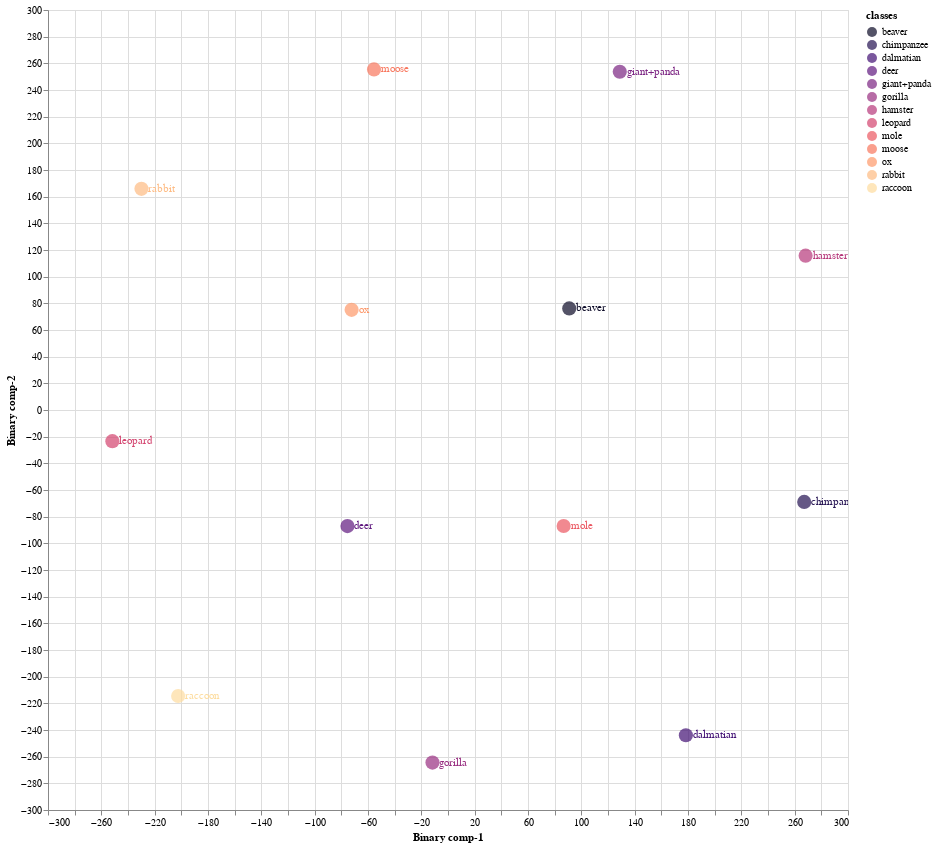
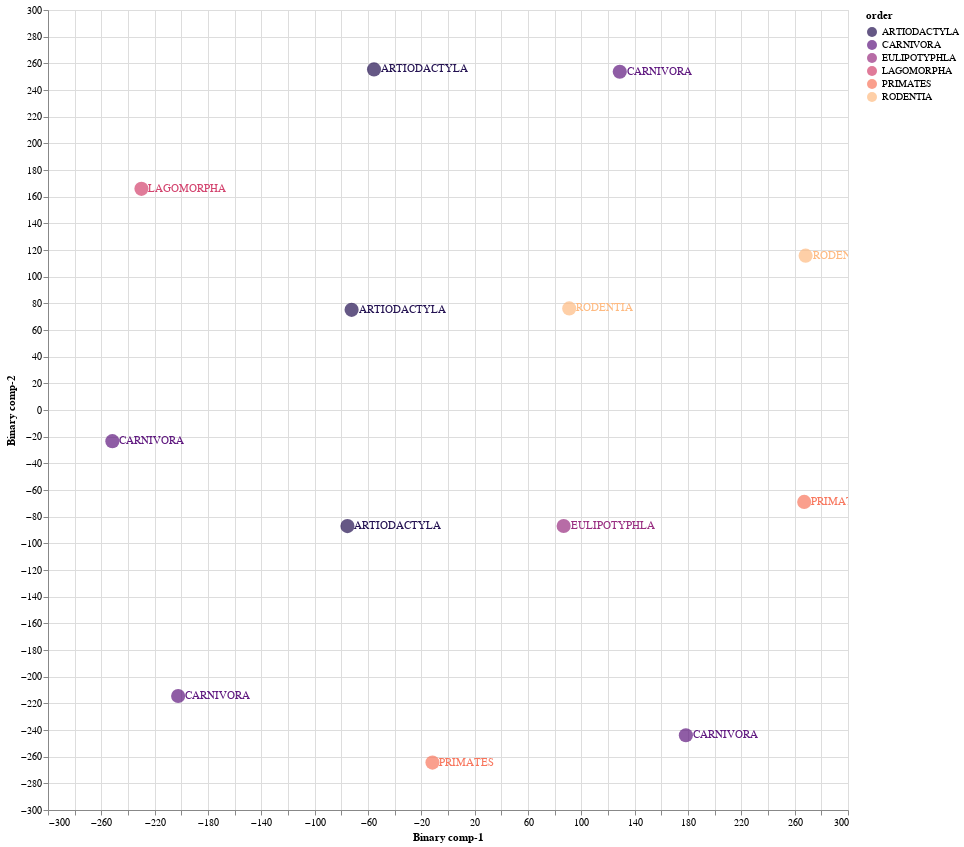

Notebook code cell kept with these figures, in order:
### Markdown cell above
### 9.1 Train Validation Split 01

### Code cell
CZSL(mode = 'Train', split = 1, C = 21.854561182135228 , kernel = 'poly', gamma = 1, degree = 3,  pred_type = 'Deterministic', dist_type = 'euclidean')

#mode
#1. "Train" - Use Train Val split
#2. "Test" - For Unseen Test Data

#split
# 1 -Train/Val Split 1
# 2 -Train/Val Split 2
# 3 -Train/Val Split 2

#pred_type
#1. "Probabilistic" - continous real numbers giving probability for prdiction to be 1
#2. "Deterministic" - 1 or 0 prediction values

#dist_type
#1. euclidean
#2. cosine
#3. hamming
#4. jaccard

### Figure 1 — Vega-Lite specification as saved in the notebook (floating-point values rounded to 4 significant figures)
{"config": {"view": {"continuousWidth": 400, "continuousHeight": 300}}, "layer": [{"mark": {"type": "circle", "size": 200}, "encoding": {"color": {"field": "classes", "scale": {"scheme": "Magma"}, "type": "nominal"}, "x": {"field": "Binary comp-1", "type": "quantitative"}, "y": {"field": "Binary comp-2", "type": "quantitative"}}, "height": 800, "selection": {"selector001": {"type": "interval", "bind": "scales", "encodings": ["x", "y"]}}, "width": 800}, {"mark": {"type": "text", "align": "left", "baseline": "middle", "dx": 7}, "encoding": {"color": {"field": "classes", "scale": {"scheme": "Magma"}, "type": "nominal"}, "text": {"field": "classes", "type": "nominal"}, "x": {"field": "Binary comp-1", "type": "quantitative"}, "y": {"field": "Binary comp-2", "type": "quantitative"}}, "height": 800, "width": 800}], "data": {"name": "data-15076f1719df7858d4acc11ceac900b5"}, "$schema": "https://vega.github.io/schema/vega-lite/v4.17.0.json", "datasets": {"data-15076f1719df7858d4acc11ceac900b5": [{"Binary comp-1": 90.93, "Binary comp-2": 76.18, "classes": "beaver", "sciName": "Aplodontia_rufa", "animal_label": 4, "animal_class": "beaver", "mainCommonName": "Mountain Beaver", "otherCommonNames": "Boomer|Sewellel|Point Arena Mountain Beaver|Point Reyes Mountain Beaver", "class": "Mammalia", "infraclass": "Placentalia", "magnorder": "Boreoeutheria", "superorder": "Euarchontoglires", "order": "RODENTIA", "suborder": "SCIUROMORPHA", "infraorder": null, "parvorder": null, "superfamily": null, "family": "APLODONTIIDAE", "subfamily": null, "tribe": null, "genus": "Aplodontia"}, {"Binary comp-1": 178.4, "Binary comp-2": -243.9, "classes": "dalmatian", "sciName": "Canis_familiaris", "animal_label": 5, "animal_class": "dalmatian", "mainCommonName": "Domestic Dog", "otherCommonNames": "Dog|Dingo|Feral Dog|New Guinea Singing Dog|Village Dog", "class": "Mammalia", "infraclass": "Placentalia", "magnorder": "Boreoeutheria", "superorder": "Laurasiatheria", "order": "CARNIVORA", "suborder": "CANIFORMIA", "infraorder": "CANOIDEA", "parvorder": null, "superfamily": null, "family": "CANIDAE", "subfamily": null, "tribe": null, "genus": "Canis"}, {"Binary comp-1": 86.74, "Binary comp-2": -86.98, "classes": "mole", "sciName": "Talpa_altaica", "animal_label": 12, "animal_class": "mole", "mainCommonName": "Altai Mole", "otherCommonNames": "Siberian Mole", "class": "Mammalia", "infraclass": "Placentalia", "magnorder": "Boreoeutheria", "superorder": "Laurasiatheria", "order": "EULIPOTYPHLA", "suborder": null, "infraorder": null, "parvorder": null, "superfamily": null, "family": "TALPIDAE", "subfamily": "TALPINAE", "tribe": "TALPINI", "genus": "Talpa"}, {"Binary comp-1": -251.7, "Binary comp-2": -23.38, "classes": "leopard", "sciName": "Panthera_pardus", "animal_label": 15, "animal_class": "leopard", "mainCommonName": "Leopard", "otherCommonNames": "Panther", "class": "Mammalia", "infraclass": "Placentalia", "magnorder": "Boreoeutheria", "superorder": "Laurasiatheria", "order": "CARNIVORA", "suborder": "FELIFORMIA", "infraorder": "FELOIDEA", "parvorder": null, "superfamily": null, "family": "FELIDAE", "subfamily": "PANTHERINAE", "tribe": null, "genus": "Panthera"}, {"Binary comp-1": -55.5, "Binary comp-2": 255.4, "classes": "moose", "sciName": "Alces_alces", "animal_label": 16, "animal_class": "moose", "mainCommonName": "Moose", "otherCommonNames": "Elk|Eurasian Elk|Caucasian Moose", "class": "Mammalia", "infraclass": "Placentalia", "magnorder": "Boreoeutheria", "superorder": "Laurasiatheria", "order": "ARTIODACTYLA", "suborder": "RUMINANTIA", "infraorder": "PECORA", "parvorder": null, "superfamily": null, "family": "CERVIDAE", "subfamily": "CAPREOLINAE", "tribe": "ALCEINI", "genus": "Alces"}, {"Binary comp-1": -11.64, "Binary comp-2": -264.4, "classes": "gorilla", "sciName": "Gorilla_gorilla", "animal_label": 20, "animal_class": "gorilla", "mainCommonName": "Western Gorilla", "otherCommonNames": "Lowland Gorilla|Cross River Gorilla|Western Lowland Gorilla", "class": "Mammalia", "infraclass": "Placentalia", "magnorder": "Boreoeutheria", "superorder": "Euarchontoglires", "order": "PRIMATES", "suborder": "HAPLORHINI", "infraorder": "SIMIIFORMES", "parvorder": "CATARRHINI", "superfamily": "HOMINOIDEA", "family": "HOMINIDAE", "subfamily": "HOMININAE", "tribe": null, "genus": "Gorilla"}, {"Binary comp-1": -72.29, "Binary comp-2": 75.13, "classes": "ox", "sciName": "Bos_sauveli", "animal_label": 21, "animal_class": "ox", "mainCommonName": "Kouprey", "otherCommonNames": "Gray Ox|Indochinese Forest Ox", "class": "Mammalia", "infraclass": "Placentalia", "magnorder": "Boreoeutheria", "superorder": "Laurasiatheria", "order": "ARTIODACTYLA", "suborder": "RUMINANTIA", "infraorder": "PECORA", "parvorder": null, "superfamily": null, "family": "BOVIDAE", "subfamily": "BOVINAE", "tribe": "BOVINI", "genus": "Bos"}, {"Binary comp-1": 267.2, "Binary comp-2": -68.95, "classes": "chimpanzee", "sciName": "Pan_troglodytes", "animal_label": 25, "animal_class": "chimpanzee", "mainCommonName": "Chimpanzee", "otherCommonNames": "Chimpanzee|Common Chimpanzee|Robust Chimpanzee|Central Chimpanzee|Eastern Chimpanzee|Nigeria-Cameroon Chimpanzee|Western Chimpanzee", "class": "Mammalia", "infraclass": "Placentalia", "magnorder": "Boreoeutheria", "superorder": "Euarchontoglires", "order": "PRIMATES", "suborder": "HAPLORHINI", "infraorder": "SIMIIFORMES", "parvorder": "CATARRHINI", "superfamily": "HOMINOIDEA", "family": "HOMINIDAE", "subfamily": "HOMININAE", "tribe": null, "genus": "Pan"}, {"Binary comp-1": 268.2, "Binary comp-2": 115.7, "classes": "hamster", "sciName": "Mesocricetus_brandti", "animal_label": 26, "animal_class": "hamster", "mainCommonName": "Brandt's Hamster", "otherCommonNames": "Turkish Hamster", "class": "Mammalia", "infraclass": "Placentalia", "magnorder": "Boreoeutheria", "superorder": "Euarchontoglires", "order": "RODENTIA", "suborder": "SUPRAMYOMORPHA", "infraorder": "MYOMORPHI", "parvorder": null, "superfamily": "MUROIDEA", "family": "CRICETIDAE", "subfamily": "CRICETINAE", "tribe": null, "genus": "Mesocricetus"}, {"Binary comp-1": -229.9, "Binary comp-2": 165.9, "classes": "rabbit", "sciName": "Pentalagus_furnessi", "animal_label": 29, "animal_class": "rabbit", "mainCommonName": "Amami Rabbit", "otherCommonNames": "Ryukyu Rabbit", "class": "Mammalia", "infraclass": "Placentalia", "magnorder": "Boreoeutheria", "superorder": "Euarchontoglires", "order": "LAGOMORPHA", "suborder": null, "infraorder": null, "parvorder": null, "superfamily": null, "family": "LEPORIDAE", "subfamily": null, "tribe": null, "genus": "Pentalagus"}, {"Binary comp-1": 128.8, "Binary comp-2": 253.7, "classes": "giant+panda", "sciName": "Ailuropoda_melanoleuca", "animal_label": 39, "animal_class": "giant+panda", "mainCommonName": "Giant Panda", "otherCommonNames": "Da Xiong Mao", "class": "Mammalia", "infraclass": "Placentalia", "magnorder": "Boreoeutheria", "superorder": "Laurasiatheria", "order": "CARNIVORA", "suborder": "CANIFORMIA", "infraorder": "ARCTOIDEA", "parvorder": null, "superfamily": "URSOIDEA", "family": "URSIDAE", "subfamily": "AILUROPODINAE", "tribe": null, "genus": "Ailuropoda"}, {"Binary comp-1": -75.42, "Binary comp-2": -87.08, "classes": "deer", "sciName": "Hydropotes_inermis", "animal_label": 40, "animal_class": "deer", "mainCommonName": "Chinese Water Deer", "otherCommonNames": null, "class": "Mammalia", "infraclass": "Placentalia", "magnorder": "Boreoeutheria", "superorder": "Laurasiatheria", "order": "ARTIODACTYLA", "suborder": "RUMINANTIA", "infraorder": "PECORA", "parvorder": null, "superfamily": null, "family": "CERVIDAE", "subfamily": "CAPREOLINAE", "tribe": "CAPREOLINI", "genus": "Hydropotes"}, {"Binary comp-1": -202.4, "Binary comp-2": -214.5, "classes": "raccoon", "sciName": "Procyon_lotor", "animal_label": 48, "animal_class": "raccoon", "mainCommonName": "Northern Raccoon", "otherCommonNames": "Common Raccoon", "class": "Mammalia", "infraclass": "Placentalia", "magnorder": "Boreoeutheria", "superorder": "Laurasiatheria", "order": "CARNIVORA", "suborder": "CANIFORMIA", "infraorder": "ARCTOIDEA", "parvorder": null, "superfamily": "MUSTELOIDEA", "family": "PROCYONIDAE", "subfamily": null, "tribe": null, "genus": "Procyon"}]}}

### Figure 2 — Vega-Lite specification as saved in the notebook (floating-point values rounded to 4 significant figures)
{"config": {"view": {"continuousWidth": 400, "continuousHeight": 300}}, "layer": [{"mark": {"type": "circle", "size": 200}, "encoding": {"color": {"field": "order", "scale": {"scheme": "Magma"}, "type": "nominal"}, "x": {"field": "Binary comp-1", "type": "quantitative"}, "y": {"field": "Binary comp-2", "type": "quantitative"}}, "height": 800, "selection": {"selector002": {"type": "interval", "bind": "scales", "encodings": ["x", "y"]}}, "width": 800}, {"mark": {"type": "text", "align": "left", "baseline": "middle", "dx": 7}, "encoding": {"color": {"field": "order", "scale": {"scheme": "Magma"}, "type": "nominal"}, "text": {"field": "order", "type": "nominal"}, "x": {"field": "Binary comp-1", "type": "quantitative"}, "y": {"field": "Binary comp-2", "type": "quantitative"}}, "height": 800, "width": 800}], "data": {"name": "data-15076f1719df7858d4acc11ceac900b5"}, "$schema": "https://vega.github.io/schema/vega-lite/v4.17.0.json", "datasets": {"data-15076f1719df7858d4acc11ceac900b5": [{"Binary comp-1": 90.93, "Binary comp-2": 76.18, "classes": "beaver", "sciName": "Aplodontia_rufa", "animal_label": 4, "animal_class": "beaver", "mainCommonName": "Mountain Beaver", "otherCommonNames": "Boomer|Sewellel|Point Arena Mountain Beaver|Point Reyes Mountain Beaver", "class": "Mammalia", "infraclass": "Placentalia", "magnorder": "Boreoeutheria", "superorder": "Euarchontoglires", "order": "RODENTIA", "suborder": "SCIUROMORPHA", "infraorder": null, "parvorder": null, "superfamily": null, "family": "APLODONTIIDAE", "subfamily": null, "tribe": null, "genus": "Aplodontia"}, {"Binary comp-1": 178.4, "Binary comp-2": -243.9, "classes": "dalmatian", "sciName": "Canis_familiaris", "animal_label": 5, "animal_class": "dalmatian", "mainCommonName": "Domestic Dog", "otherCommonNames": "Dog|Dingo|Feral Dog|New Guinea Singing Dog|Village Dog", "class": "Mammalia", "infraclass": "Placentalia", "magnorder": "Boreoeutheria", "superorder": "Laurasiatheria", "order": "CARNIVORA", "suborder": "CANIFORMIA", "infraorder": "CANOIDEA", "parvorder": null, "superfamily": null, "family": "CANIDAE", "subfamily": null, "tribe": null, "genus": "Canis"}, {"Binary comp-1": 86.74, "Binary comp-2": -86.98, "classes": "mole", "sciName": "Talpa_altaica", "animal_label": 12, "animal_class": "mole", "mainCommonName": "Altai Mole", "otherCommonNames": "Siberian Mole", "class": "Mammalia", "infraclass": "Placentalia", "magnorder": "Boreoeutheria", "superorder": "Laurasiatheria", "order": "EULIPOTYPHLA", "suborder": null, "infraorder": null, "parvorder": null, "superfamily": null, "family": "TALPIDAE", "subfamily": "TALPINAE", "tribe": "TALPINI", "genus": "Talpa"}, {"Binary comp-1": -251.7, "Binary comp-2": -23.38, "classes": "leopard", "sciName": "Panthera_pardus", "animal_label": 15, "animal_class": "leopard", "mainCommonName": "Leopard", "otherCommonNames": "Panther", "class": "Mammalia", "infraclass": "Placentalia", "magnorder": "Boreoeutheria", "superorder": "Laurasiatheria", "order": "CARNIVORA", "suborder": "FELIFORMIA", "infraorder": "FELOIDEA", "parvorder": null, "superfamily": null, "family": "FELIDAE", "subfamily": "PANTHERINAE", "tribe": null, "genus": "Panthera"}, {"Binary comp-1": -55.5, "Binary comp-2": 255.4, "classes": "moose", "sciName": "Alces_alces", "animal_label": 16, "animal_class": "moose", "mainCommonName": "Moose", "otherCommonNames": "Elk|Eurasian Elk|Caucasian Moose", "class": "Mammalia", "infraclass": "Placentalia", "magnorder": "Boreoeutheria", "superorder": "Laurasiatheria", "order": "ARTIODACTYLA", "suborder": "RUMINANTIA", "infraorder": "PECORA", "parvorder": null, "superfamily": null, "family": "CERVIDAE", "subfamily": "CAPREOLINAE", "tribe": "ALCEINI", "genus": "Alces"}, {"Binary comp-1": -11.64, "Binary comp-2": -264.4, "classes": "gorilla", "sciName": "Gorilla_gorilla", "animal_label": 20, "animal_class": "gorilla", "mainCommonName": "Western Gorilla", "otherCommonNames": "Lowland Gorilla|Cross River Gorilla|Western Lowland Gorilla", "class": "Mammalia", "infraclass": "Placentalia", "magnorder": "Boreoeutheria", "superorder": "Euarchontoglires", "order": "PRIMATES", "suborder": "HAPLORHINI", "infraorder": "SIMIIFORMES", "parvorder": "CATARRHINI", "superfamily": "HOMINOIDEA", "family": "HOMINIDAE", "subfamily": "HOMININAE", "tribe": null, "genus": "Gorilla"}, {"Binary comp-1": -72.29, "Binary comp-2": 75.13, "classes": "ox", "sciName": "Bos_sauveli", "animal_label": 21, "animal_class": "ox", "mainCommonName": "Kouprey", "otherCommonNames": "Gray Ox|Indochinese Forest Ox", "class": "Mammalia", "infraclass": "Placentalia", "magnorder": "Boreoeutheria", "superorder": "Laurasiatheria", "order": "ARTIODACTYLA", "suborder": "RUMINANTIA", "infraorder": "PECORA", "parvorder": null, "superfamily": null, "family": "BOVIDAE", "subfamily": "BOVINAE", "tribe": "BOVINI", "genus": "Bos"}, {"Binary comp-1": 267.2, "Binary comp-2": -68.95, "classes": "chimpanzee", "sciName": "Pan_troglodytes", "animal_label": 25, "animal_class": "chimpanzee", "mainCommonName": "Chimpanzee", "otherCommonNames": "Chimpanzee|Common Chimpanzee|Robust Chimpanzee|Central Chimpanzee|Eastern Chimpanzee|Nigeria-Cameroon Chimpanzee|Western Chimpanzee", "class": "Mammalia", "infraclass": "Placentalia", "magnorder": "Boreoeutheria", "superorder": "Euarchontoglires", "order": "PRIMATES", "suborder": "HAPLORHINI", "infraorder": "SIMIIFORMES", "parvorder": "CATARRHINI", "superfamily": "HOMINOIDEA", "family": "HOMINIDAE", "subfamily": "HOMININAE", "tribe": null, "genus": "Pan"}, {"Binary comp-1": 268.2, "Binary comp-2": 115.7, "classes": "hamster", "sciName": "Mesocricetus_brandti", "animal_label": 26, "animal_class": "hamster", "mainCommonName": "Brandt's Hamster", "otherCommonNames": "Turkish Hamster", "class": "Mammalia", "infraclass": "Placentalia", "magnorder": "Boreoeutheria", "superorder": "Euarchontoglires", "order": "RODENTIA", "suborder": "SUPRAMYOMORPHA", "infraorder": "MYOMORPHI", "parvorder": null, "superfamily": "MUROIDEA", "family": "CRICETIDAE", "subfamily": "CRICETINAE", "tribe": null, "genus": "Mesocricetus"}, {"Binary comp-1": -229.9, "Binary comp-2": 165.9, "classes": "rabbit", "sciName": "Pentalagus_furnessi", "animal_label": 29, "animal_class": "rabbit", "mainCommonName": "Amami Rabbit", "otherCommonNames": "Ryukyu Rabbit", "class": "Mammalia", "infraclass": "Placentalia", "magnorder": "Boreoeutheria", "superorder": "Euarchontoglires", "order": "LAGOMORPHA", "suborder": null, "infraorder": null, "parvorder": null, "superfamily": null, "family": "LEPORIDAE", "subfamily": null, "tribe": null, "genus": "Pentalagus"}, {"Binary comp-1": 128.8, "Binary comp-2": 253.7, "classes": "giant+panda", "sciName": "Ailuropoda_melanoleuca", "animal_label": 39, "animal_class": "giant+panda", "mainCommonName": "Giant Panda", "otherCommonNames": "Da Xiong Mao", "class": "Mammalia", "infraclass": "Placentalia", "magnorder": "Boreoeutheria", "superorder": "Laurasiatheria", "order": "CARNIVORA", "suborder": "CANIFORMIA", "infraorder": "ARCTOIDEA", "parvorder": null, "superfamily": "URSOIDEA", "family": "URSIDAE", "subfamily": "AILUROPODINAE", "tribe": null, "genus": "Ailuropoda"}, {"Binary comp-1": -75.42, "Binary comp-2": -87.08, "classes": "deer", "sciName": "Hydropotes_inermis", "animal_label": 40, "animal_class": "deer", "mainCommonName": "Chinese Water Deer", "otherCommonNames": null, "class": "Mammalia", "infraclass": "Placentalia", "magnorder": "Boreoeutheria", "superorder": "Laurasiatheria", "order": "ARTIODACTYLA", "suborder": "RUMINANTIA", "infraorder": "PECORA", "parvorder": null, "superfamily": null, "family": "CERVIDAE", "subfamily": "CAPREOLINAE", "tribe": "CAPREOLINI", "genus": "Hydropotes"}, {"Binary comp-1": -202.4, "Binary comp-2": -214.5, "classes": "raccoon", "sciName": "Procyon_lotor", "animal_label": 48, "animal_class": "raccoon", "mainCommonName": "Northern Raccoon", "otherCommonNames": "Common Raccoon", "class": "Mammalia", "infraclass": "Placentalia", "magnorder": "Boreoeutheria", "superorder": "Laurasiatheria", "order": "CARNIVORA", "suborder": "CANIFORMIA", "infraorder": "ARCTOIDEA", "parvorder": null, "superfamily": "MUSTELOIDEA", "family": "PROCYONIDAE", "subfamily": null, "tribe": null, "genus": "Procyon"}]}}
